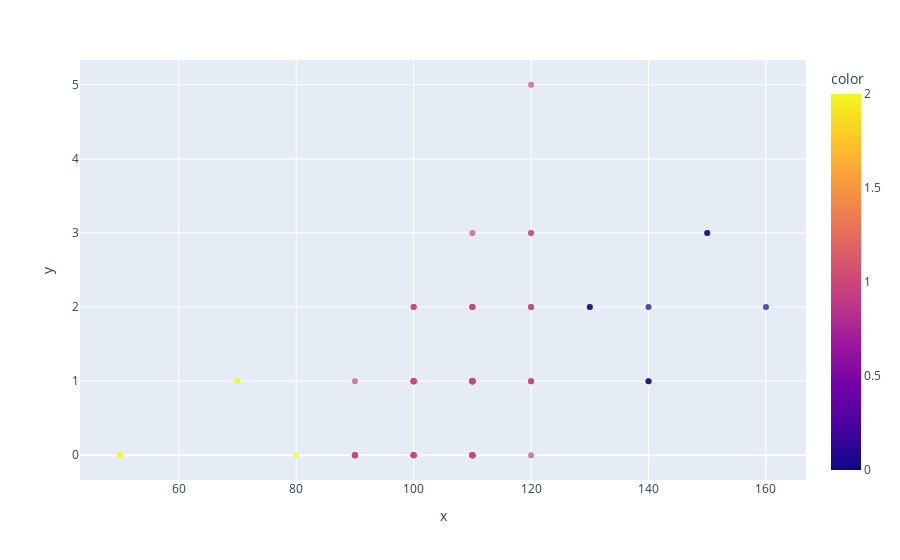

The cell this chart's notebook holds for it:
### Markdown cell above
Ahora realiza una gráfica entre las calorías y las grasas dibujando los clusters

### Code cell
fig = px.scatter(X,x = X[:,0],y=X[:,2],color=labels,opacity=0.7)
fig.show()

### Figure 1 — Plotly figure (JSON) as saved in the notebook; plotly's stock layout.template omitted (floating-point values rounded to 4 significant figures)
{"data": [{"hovertemplate": "x=%{x}<br>y=%{y}<br>color=%{marker.color}<extra></extra>", "legendgroup": "", "marker": {"color": [2, 1, 2, 2, 1, 1, 1, 0, 1, 1, 1, 1, 1, 1, 1, 1, 1, 1, 1, 1, 1, 1, 1, 1, 1, 1, 1, 1, 1, 1, 1, 1, 1, 1, 1, 1, 1, 1, 1, 0, 1, 1, 1, 1, 0, 0, 0, 1, 1, 0, 1, 0, 1, 1, 2, 2, 1, 1, 1, 1, 1, 1, 1, 2, 1, 1, 1, 1, 1, 1, 0, 1, 1, 1, 1, 1, 1], "coloraxis": "coloraxis", "opacity": 0.7, "symbol": "circle"}, "mode": "markers", "name": "", "orientation": "v", "showlegend": false, "type": "scatter", "x": [70, 120, 70, 50, 110, 110, 110, 130, 90, 90, 120, 110, 120, 110, 110, 110, 100, 110, 110, 110, 100, 110, 100, 100, 110, 110, 100, 120, 120, 110, 100, 110, 100, 110, 120, 120, 110, 110, 110, 140, 110, 100, 110, 100, 150, 150, 160, 100, 120, 140, 90, 130, 120, 100, 50, 50, 100, 100, 120, 100, 90, 110, 110, 80, 90, 90, 110, 110, 90, 110, 140, 100, 110, 110, 100, 100, 110], "xaxis": "x", "y": [1, 5, 1, 0, 2, 2, 0, 2, 1, 0, 2, 2, 3, 2, 1, 0, 0, 0, 1, 3, 0, 0, 1, 0, 1, 0, 0, 2, 0, 1, 0, 1, 1, 0, 3, 2, 1, 0, 1, 1, 1, 2, 1, 1, 3, 3, 2, 1, 1, 2, 0, 2, 1, 0, 0, 0, 1, 2, 1, 2, 0, 0, 0, 0, 0, 0, 1, 0, 0, 1, 1, 1, 1, 1, 1, 1, 1], "yaxis": "y"}], "layout": {"coloraxis": {"colorbar": {"title": {"text": "color"}}, "colorscale": [[0, "#0d0887"], [0.1111, "#46039f"], [0.2222, "#7201a8"], [0.3333, "#9c179e"], [0.4444, "#bd3786"], [0.5556, "#d8576b"], [0.6667, "#ed7953"], [0.7778, "#fb9f3a"], [0.8889, "#fdca26"], [1, "#f0f921"]]}, "legend": {"tracegroupgap": 0}, "margin": {"t": 60}, "xaxis": {"anchor": "y", "domain": [0, 1], "title": {"text": "x"}}, "yaxis": {"anchor": "x", "domain": [0, 1], "title": {"text": "y"}}}}
